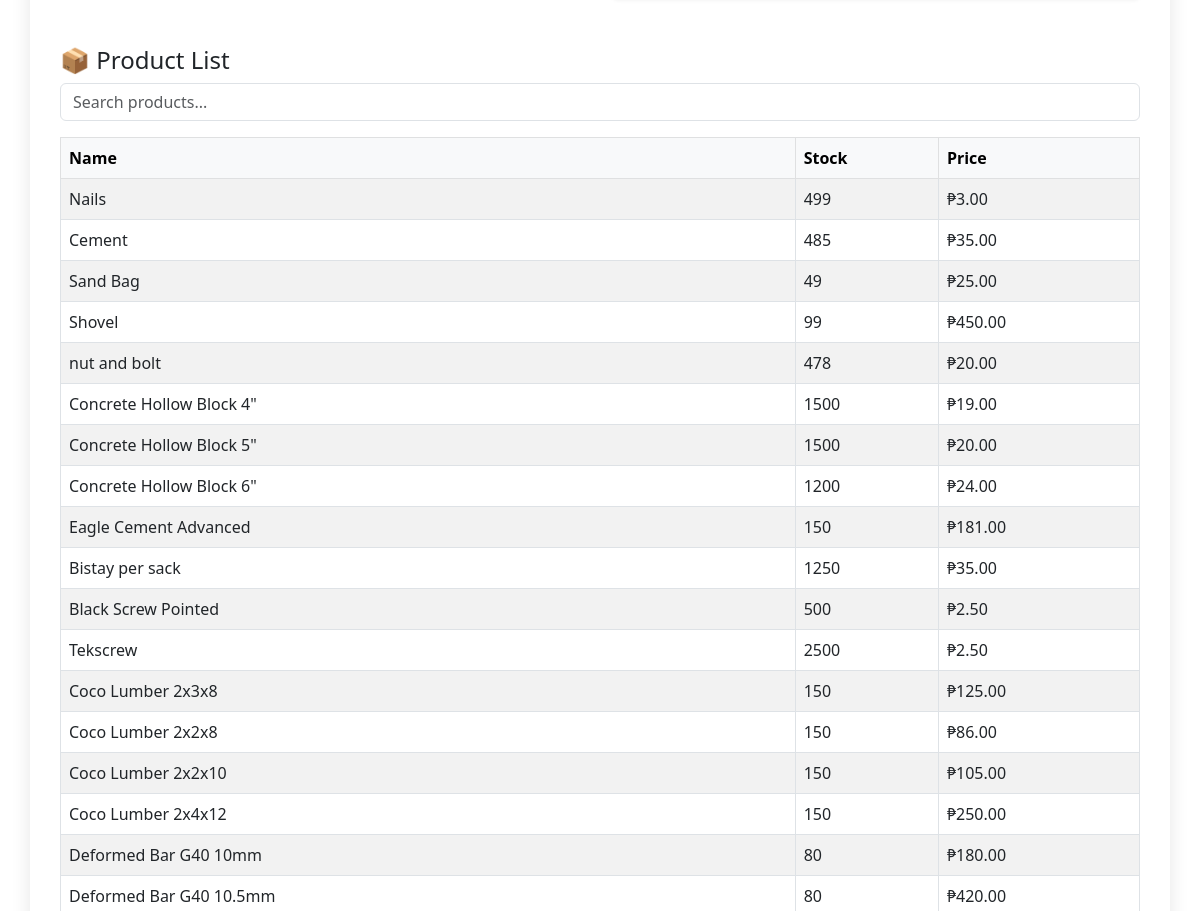
The app's page /pos/ (signed in, middle part), older data.
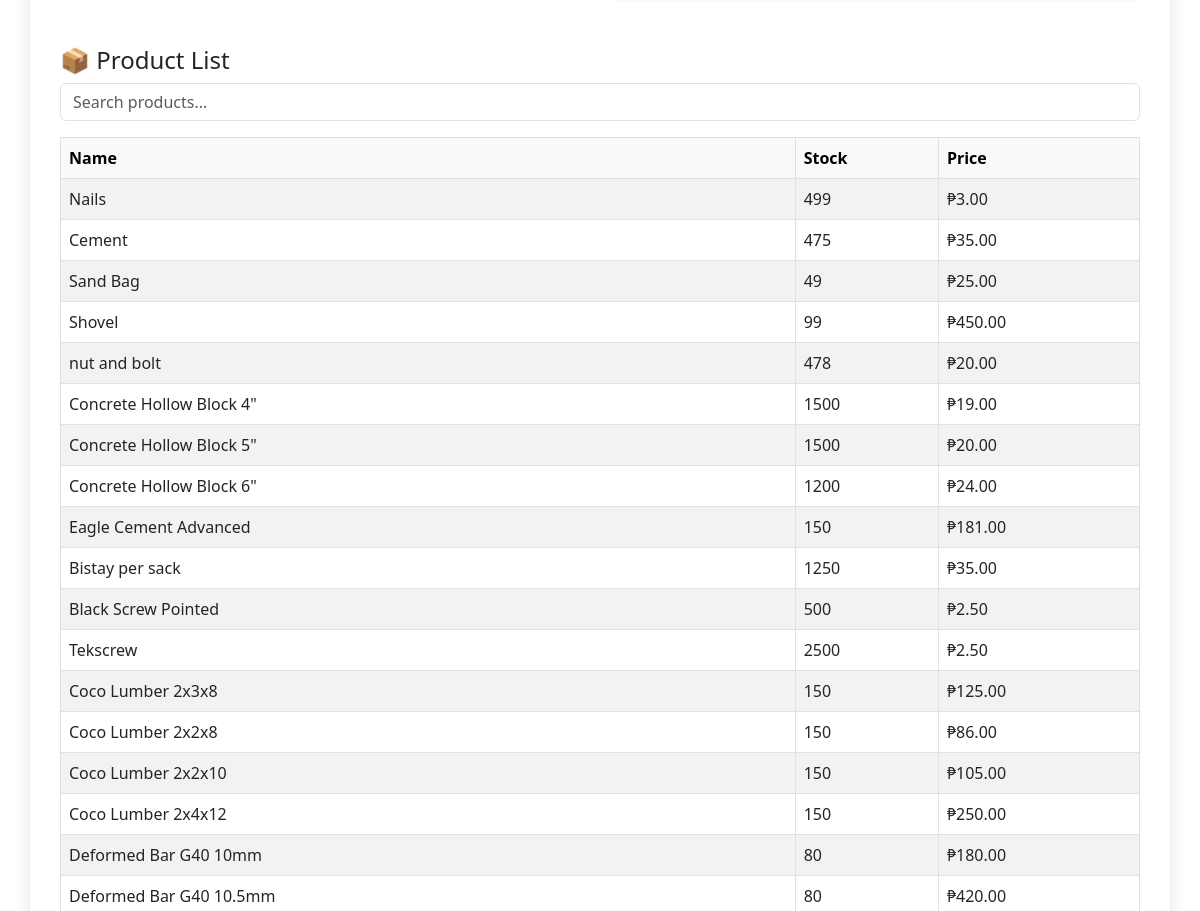
The same page, newer data.
### core/models.py (models this page shows, shortened)
class Product(models.Model):
    name = models.CharField(max_length=100)
    description = models.TextField(blank=True)
    stock = models.PositiveIntegerField(default=0)
    price = models.DecimalField(max_digits=10, decimal_places=2)
    low_stock_threshold = models.PositiveIntegerField(default=5)
    low_stock_threshold = models.IntegerField(default=5
                                              )

### core/views.py (the view, shortened to what this page needs)
# urls.py: path('pos/', views.pos_view, name='pos_view'),
@user_passes_test(is_cashier)
@login_required
def pos_view(request):
    formset = POSFormSet(request.POST or None)
    return render(request, 'core/pos.html', {
        'formset': formset,
        'products': Product.objects.all(),
        'empty_form': formset.empty_form,
    })

### core/forms.py
class POSItemForm(forms.Form):
    product = forms.ModelChoiceField(
        queryset=Product.objects.all(),
        widget=forms.Select(attrs={'class': 'product-select'})
    )
    quantity = forms.IntegerField(
        min_value=1,
        widget=forms.NumberInput(attrs={'class': 'qty-input'})
    )

### core/views.py (called while the page is built)
def is_cashier(user):
    return user.groups.filter(name='Cashier').exists() or user.is_superuser

### core/templates/core/pos.html (shortened to what this page needs)
{% load static %}
<!DOCTYPE html>
<html>
<head>
    <link href="https://cdn.jsdelivr.net/npm/bootstrap@5.3.0/dist/css/bootstrap.min.css" rel="stylesheet">
    <link href="https://cdn.jsdelivr.net/npm/select2@4.1.0-rc.0/dist/css/select2.min.css" rel="stylesheet" />
</head>
<body>
<div class="container">
    <div class="mt-5">
        <h4>📦 Product List</h4>
        <input type="text" id="productSearch" class="form-control mb-3" placeholder="Search products...">
        <table class="table table-bordered table-striped">
            <thead class="table-light">
                <tr><th>Name</th><th>Stock</th><th>Price</th></tr>
            </thead>
            <tbody id="productTable">
                {% for product in products %}
                <tr>
                    <td>{{ product.name }}</td>
                    <td>{{ product.stock }}</td>
                    <td>₱{{ product.price }}</td>
                </tr>
                {% endfor %}
            </tbody>
        </table>
    </div>
</div>
</body>
</html>

Row changes from the older to the newer data that the page shows:
changed Product "Cement": stock "485" → "475"
